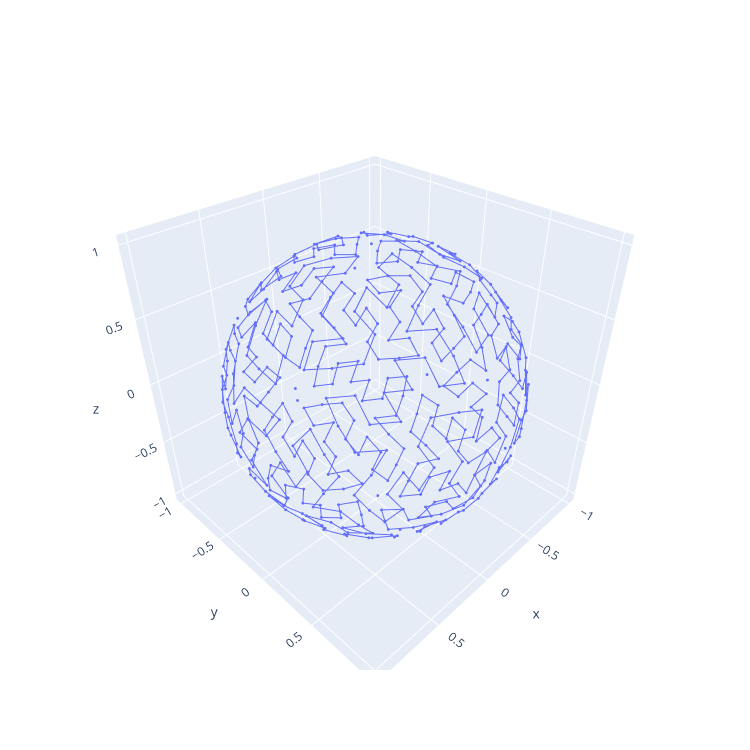

Source (notebook cell):
### Code cell
# Map patterns to icosahedron

icosphere_coords, icosphere_faces = icosphere_base()

# to make it a list instead of an np array
icosphere_coords = [np.array(x) for x in icosphere_coords]

# gets triangle coords from equal area-shifted coods
triangle_coords_3d = np.pad(new_coords, ((0, 0), (0, 1)))

edge_points = {}

icosphere_edges = []

for i, face in enumerate(icosphere_faces):
    transformed_coords = apply_transform(triangle_coords_3d, transformation_mats_list[i])
    base_to_new = [None] * len(triangle_coords)

    # Match corner points
    for j in range(3):
        base_to_new[triangle_corner_points[j]] = face[j]
    
    # Match edges or add new ones
    for edge, points in triangle_edge_points.items():
        new_edge = (base_to_new[edge[0]], base_to_new[edge[1]])
        if new_edge in edge_points:
            new_points = edge_points[new_edge]
            for j in range(len(edge_points[new_edge])):
                base_to_new[points[j]] = new_points[j]
        elif new_edge[::-1] in edge_points:
            new_points = edge_points[new_edge[::-1]][::-1]
            for j in range(len(edge_points[new_edge[::-1]])):
                base_to_new[points[j]] = new_points[j]
        else:
            edge_points[new_edge] = []
            for point in points:
                icosphere_coords.append(transformed_coords[point])
                base_to_new[point] = len(icosphere_coords) - 1
                edge_points[new_edge].append(base_to_new[point])

    # Match rest of points
    for j in range(len(triangle_coords)):
        if base_to_new[j] == None:
            icosphere_coords.append(transformed_coords[j])
            base_to_new[j] = len(icosphere_coords) - 1

    # Create edges
    for edge_list in CHOSEN_EDGES:
        new_edges = [base_to_new[point] for point in edge_list]
        if new_edges not in icosphere_edges and new_edges[::-1] not in icosphere_edges:
            icosphere_edges.append(new_edges)

icosphere_edges = combine_edges(icosphere_edges)

angle = -30 * np.pi/180
rotation_mat = np.array([
    [1, 0, 0],
    [0, np.cos(angle), -np.sin(angle)], 
    [0, np.sin(angle), np.cos(angle)]
])
 
icosphere_coords = (rotation_mat @ np.array(icosphere_coords).T).T

spherical_coords = icosphere_coords.copy()
for i, coord in enumerate(spherical_coords):
    coord_length = (coord[0]**2 + coord[1]**2 + coord[2]**2)**0.5
    spherical_coords[i] = coord/coord_length
icosphere_coords = spherical_coords

show_3d_points(icosphere_coords, icosphere_edges, False)

### Figure 1 — Plotly figure (JSON) as saved in the notebook; plotly's stock layout.template omitted (floating-point values rounded to 4 significant figures; data arrays with more than 128 entries replaced by an {"elided": "..."} marker saying what was removed)
{"data": [{"hovertemplate": "x=%{x}<br>y=%{y}<br>z=%{z}<extra></extra>", "legendgroup": "", "marker": {"color": "#636efa", "size": 1, "symbol": "circle"}, "mode": "markers", "name": "", "scene": "scene", "showlegend": false, "type": "scatter3d", "x": {"elided": "492 float values"}, "y": {"elided": "492 float values"}, "z": {"elided": "492 float values"}}, {"hovertemplate": "x=%{x}<br>y=%{y}<br>z=%{z}<extra></extra>", "legendgroup": "", "line": {"color": "#636efa", "dash": "solid"}, "marker": {"size": 1, "symbol": "circle"}, "mode": "lines", "name": "", "scene": "scene", "showlegend": false, "type": "scatter3d", "x": {"elided": "481 float values"}, "y": {"elided": "481 float values"}, "z": {"elided": "481 float values"}}], "layout": {"height": 750, "width": 750}}
